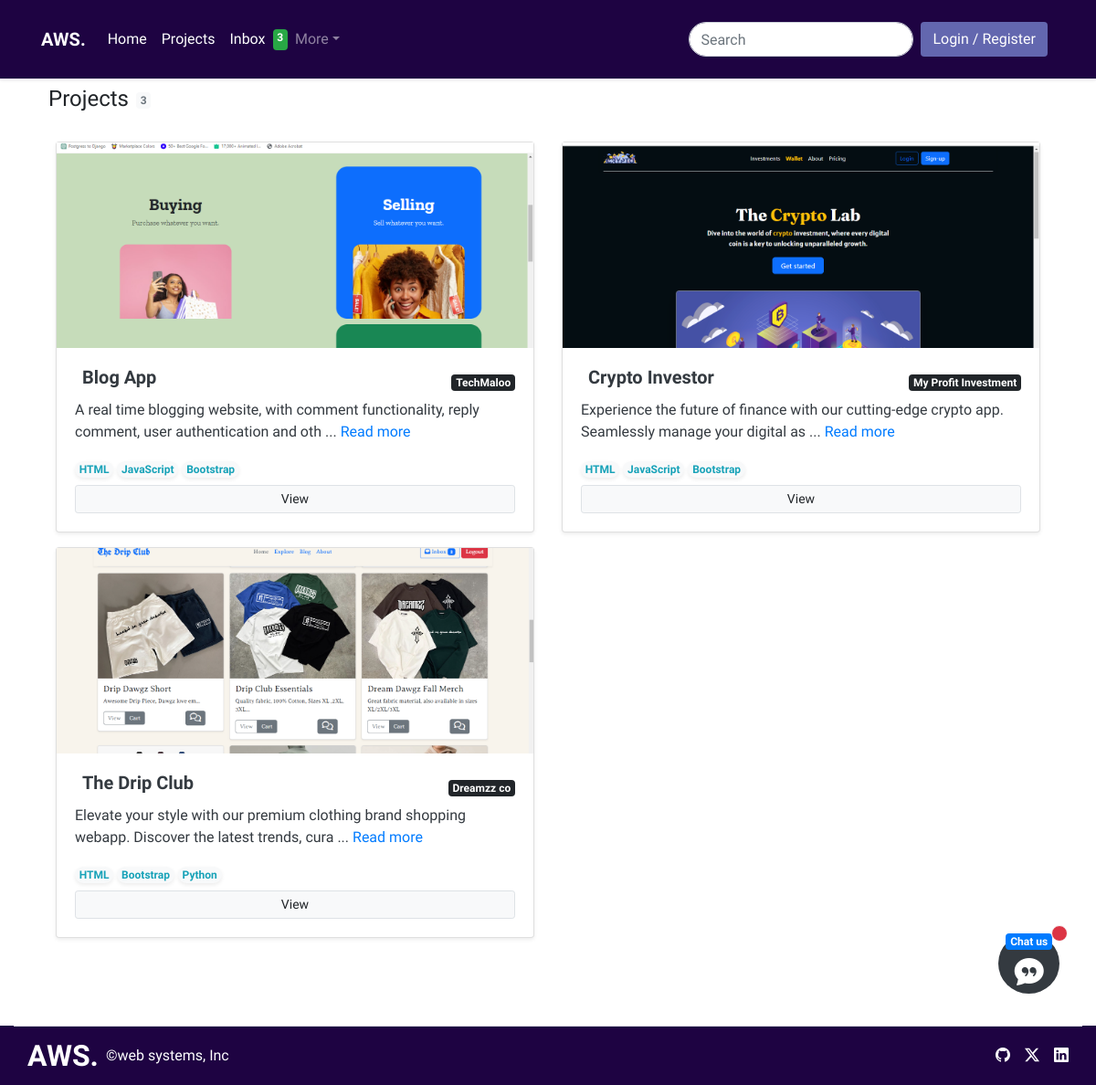
/projects/, run on the app's committed database.
### app/models.py (models this page shows, shortened)
class Project(models.Model):
    title = models.CharField(max_length=100)
    description = models.TextField()
    start_date = models.DateField()
    end_date = models.DateField(null=True, blank=True)
    client = models.CharField(max_length=100)
    champion = models.ForeignKey(User, on_delete=models.CASCADE, null=True, blank=True)
    service = models.ForeignKey('Service', on_delete=models.CASCADE)
    team = models.ManyToManyField('TeamMember', related_name='projects')
    technologies_used = models.ManyToManyField('Technology', related_name='projects')
    image = models.ImageField(upload_to='project_images')
    more_images1 = models.ImageField(upload_to='project_images', null=True, blank=True)
    more_images2 = models.ImageField(upload_to='project_images', null=True, blank=True)

class Technology(models.Model):
    name = models.CharField(max_length=50)

### app/views.py (the view)
# urls.py: path('projects/', views.projects, name='projects'),
def projects(request):
    projects = Project.objects.all()
    pro_count = projects.count()
    return render(request, "app/projects.html", {
        "projects": projects,
        "pro_count": pro_count,
    })

### templates/app/projects.html (shortened to what this page needs)
{%extends "partials/base.html"%}
{%load static%}
{%block content%}
<div class="d-flex align-items-center">
    <h4 class="m-2">Projects</h4>
    <span class="badge mt-1 bg-body-tertiary text-secondary">{{pro_count}}</span>
</div>
<div class="container bbg p-3 rounded-3">
    <div class="row d-flex justify-content-between">
        {%for pro in projects%}
        <div class="col-md-6 my-2 col-lg-6 sm-4">
            <a href="{%url 'app:project_detail' pro.id%}" class="text-decoration-none text-dark">
                <div class="card shadow-sm">
                    <img src="{{pro.image.url}}" class="" width="100%" height="225" alt="" style="object-fit: cover;">
                    <div class="card-body">
                        <div class="d-flex align-items-center justify-content-between">
                            <h5 class="card-title mx-2"><strong>{{pro.title}}</strong></h5>
                            <span class="badge text-bg-dark">{{pro.client}}</span>
                        </div>
                        {% with words=pro.description|wordcount %}
                        {% if words > 9 %}
                        <p class="card-text">
                            {{ pro.description|slice:":100" }} ... <a href="{%url 'app:project_detail' pro.id%}">Read
                            more</a>
                        </p>
                        {% else %}
                        <p class="card-text">
                            {{ pro.description }}
                        </p>
                        {% endif %}
                        {% endwith %}
                        {%for t in pro.technologies_used.all%}
                        <span class="badge mb-2 shadow-sm rounded-pill bg-body-tertiary text-info">{{t.name}}</span>
                        {%endfor%}
                        <div class="d-flex justify-content-between align-items-center">
                            <div class="btn-group w-100">
                                <a href="{%url 'app:project_detail' pro.id%}" id="hover"
                                   class="btn border btn-sm bg-body-tertiary">View</a>
                            </div>
                        </div>
                    </div>
                </div>
            </a>
        </div>
        {%endfor%}
    </div>
</div><br><br>
{%endblock content%}

### data on the page
Project: image (picture), title "Blog App", client "TechMaloo", description "A real time blogging website, with comment functionality, reply comment, user authentication and oth"
Technology: name "HTML"
Technology: name "JavaScript"
Technology: name "Bootstrap"
Project: image (picture), title "Crypto Investor", client "My Profit Investment", description "Experience the future of finance with our cutting-edge crypto app. Seamlessly manage your digital as"
Project: image (picture), title "The Drip Club", client "Dreamzz co", description "Elevate your style with our premium clothing brand shopping webapp. Discover the latest trends, cura"
Technology: name "Python"

### other printed values
{{ pro_count }} "3"
